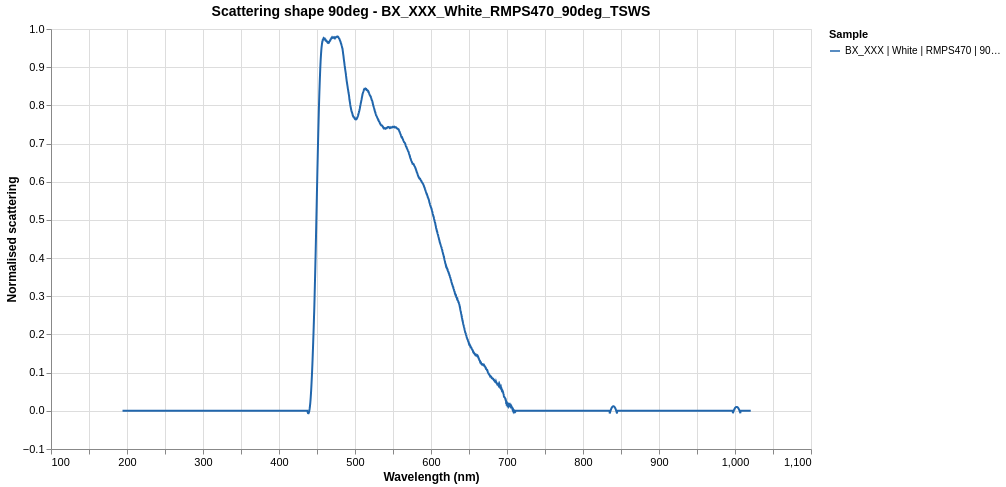

Vega-Lite specification stored for this chart:
### Vega-Lite specification from a JSON file in a GitHub repository (floating-point values rounded to 4 significant figures; data arrays with more than 128 entries replaced by an {"elided": "..."} marker saying what was removed)
{"$schema": "https://vega.github.io/schema/vega-lite/v5.json", "title": {"text": "Scattering shape 90deg - BX_XXX_White_RMPS470_90deg_TSWS", "fontSize": 14, "fontWeight": "bold"}, "width": 760, "height": 420, "config": {"axis": {"labelFontSize": 11, "titleFontSize": 12}, "legend": {"labelFontSize": 10, "titleFontSize": 11}}, "encoding": {"x": {"field": "wl", "type": "quantitative", "title": "Wavelength (nm)", "scale": {"zero": false}}}, "layer": [{"name": "series-lines", "data": {"values": {"elided": "3648 records"}}, "mark": {"type": "line", "strokeWidth": 2}, "encoding": {"y": {"field": "S", "type": "quantitative", "title": "Normalised scattering", "scale": {"zero": false}}, "color": {"field": "series", "type": "nominal", "title": "Sample", "scale": {"range": ["#2166ac", "#d6604d", "#4dac26", "#b2abd2", "#f4a582", "#92c5de", "#e08214", "#543005"]}}, "tooltip": [{"field": "wl", "type": "quantitative", "title": "λ (nm)", "format": ".1f"}, {"field": "S", "type": "quantitative", "title": "Normalised scattering", "format": ".5f"}, {"field": "series", "type": "nominal", "title": "Sample"}]}, "transform": [{"filter": "datum.S != null"}]}]}
